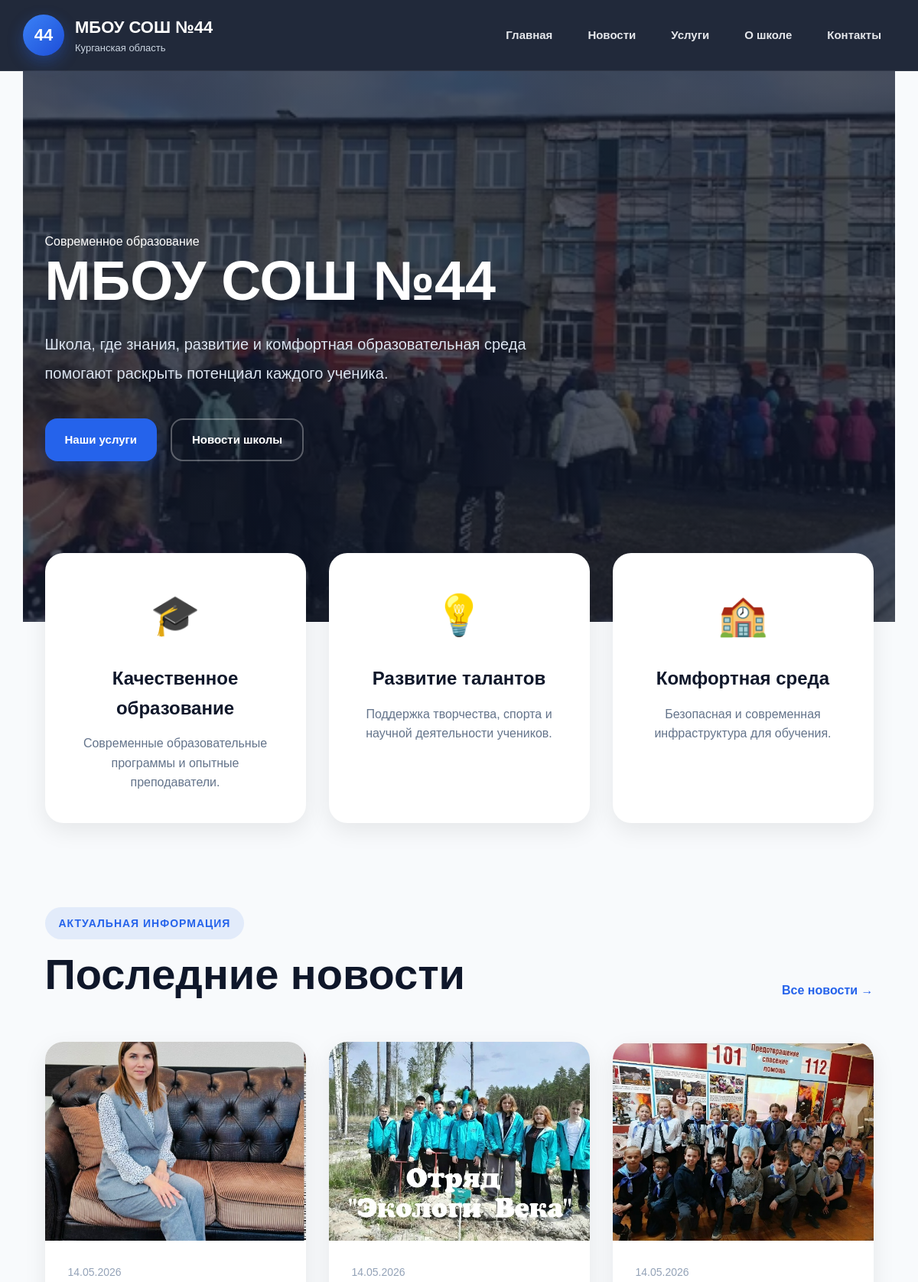
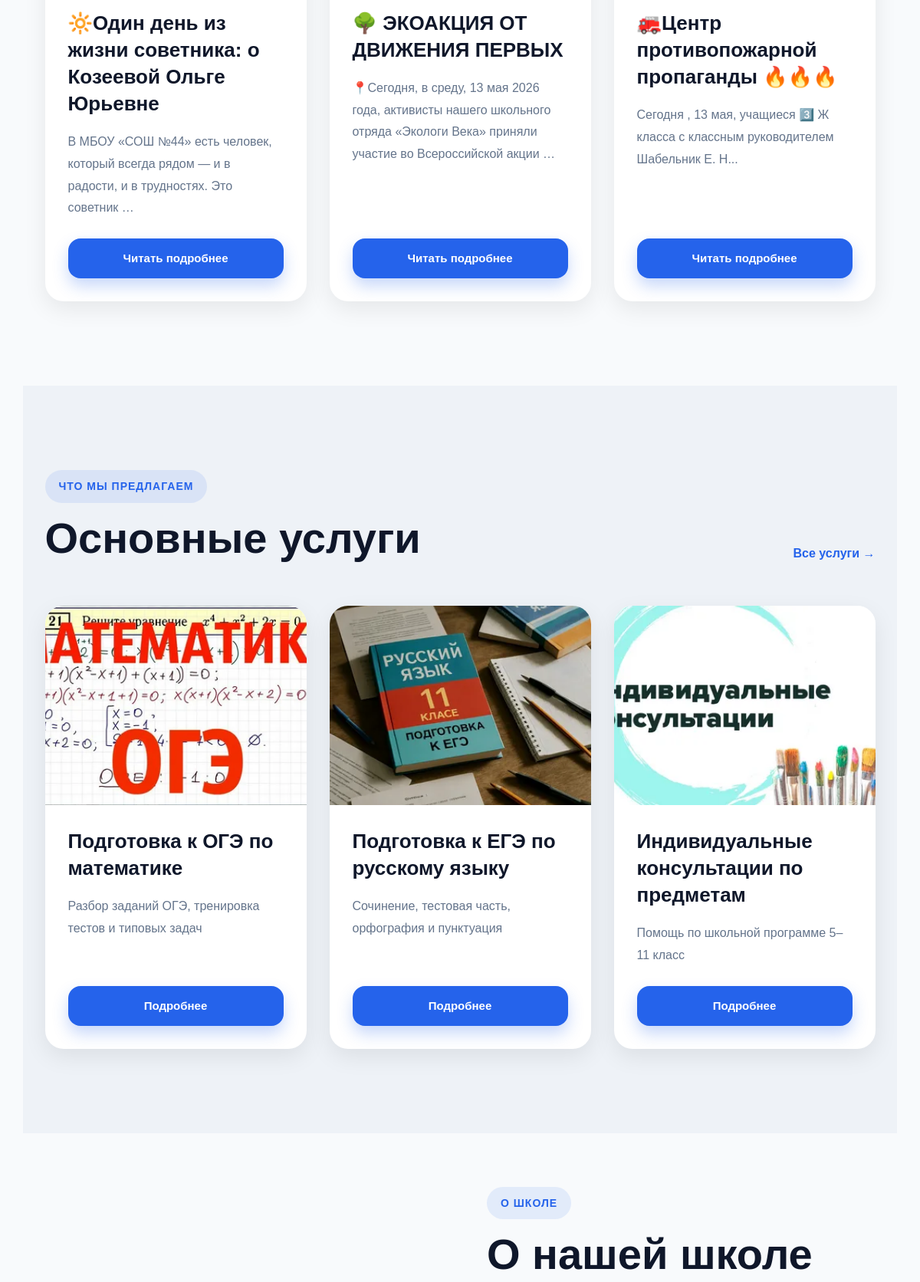
The page / (upper part) on the database its author committed (2 pictures, top to bottom).
### news/models.py (models this page shows, shortened)
class News(models.Model):
    title = models.CharField(max_length=100, db_index=True)
    slug = models.SlugField(max_length=100, unique=True)
    preview_text = models.TextField(blank=True)
    full_text = models.TextField(blank=True)
    image = models.ImageField(upload_to='products/%Y/%m/%d', blank=True)
    created_at = models.DateTimeField(auto_now_add=True)
    class Meta:
        ordering = ('-created_at',)
        verbose_name = "Новость"
        verbose_name_plural = "Новости"

### services/models.py (models this page shows, shortened)
class Service(models.Model):
    category = models.ForeignKey(
        ServiceCategory,
        on_delete=models.CASCADE,
        related_name='services'
    )
    title = models.CharField(max_length=200)
    slug = models.SlugField(blank=True)
    description = models.TextField()
    price = models.DecimalField(max_digits=10, decimal_places=2, default=0)
    duration = models.CharField(max_length=50, default="Не указано")
    image = models.ImageField(upload_to='services/%Y/%m/%d', blank=True)
    class Meta:
        verbose_name = "Услуга"
        verbose_name_plural = "Услуги"

### home/views.py (the view)
# urls.py: path('', views.home, name='home'),
def home(request):
    latest_news = News.objects.order_by('-created_at')[:3]
    main_services = Service.objects.all()[:3]
    company = CompanyInfo.objects.first()
    context = {
        'latest_news': latest_news,
        'main_services': main_services,
        'company': company,
    }
    return render(request, 'main/home/home.html', context)

### home/templates/main/home/home.html (shortened to what this page needs)
{% extends 'main/base.html' %}
{% block content %}
<section class="hero-section">
    <div class="container hero-container">
        <div class="hero-content">
            <span class="hero-badge">
                Современное образование
            </span>
            <h1 class="hero-title">
                МБОУ СОШ №44
            </h1>
            <p class="hero-description">
                Школа, где знания, развитие и комфортная образовательная среда
                помогают раскрыть потенциал каждого ученика.
            </p>
            <div class="hero-actions">
                <a href="{% url 'services:services_list' %}" class="btn hero-btn">
                    Наши услуги
                </a>
                <a href="{% url 'news:news_list' %}" class="btn-outline">
                    Новости школы
                </a>
            </div>
        </div>
    </div>
</section>
<section class="advantages-section">
    <div class="container">
        <div class="advantages-grid">
            <div class="advantage-card">
                <div class="advantage-icon">🎓</div>
                <h3>
                    Качественное образование
                </h3>
                <p>
                    Современные образовательные программы и опытные преподаватели.
                </p>
            </div>
            <div class="advantage-card">
                <div class="advantage-icon">💡</div>
                <h3>
                    Развитие талантов
                </h3>
                <p>
                    Поддержка творчества, спорта и научной деятельности учеников.
                </p>
            </div>
            <div class="advantage-card">
                <div class="advantage-icon">🏫</div>
                <h3>
                    Комфортная среда
                </h3>
                <p>
                    Безопасная и современная инфраструктура для обучения.
                </p>
            </div>
        </div>
    </div>
</section>
<section class="section">
    <div class="container">
        <div class="section-header">
            <div>
                <p class="section-subtitle">
                    Актуальная информация
                </p>
                <h2 class="section-title">
                    Последние новости
                </h2>
            </div>
            <a href="{% url 'news:news_list' %}" class="section-link">
                Все новости →
            </a>
        </div>
        <div class="cards-grid">
            {% for item in latest_news %}
                <article class="card">
                    {% if item.image %}
                        <div class="card-image-wrapper">
                            <img
                                src="{{ item.image.url }}"
                                alt="{{ item.title }}"
                                class="card-image"
                            >
                        </div>
                    {% endif %}
                    <div class="card-body">
                        <span class="card-date">
                            {{ item.created_at|date:"d.m.Y" }}
                        </span>
                        <h3 class="card-title">
                            {{ item.title }}
                        </h3>
                        <p class="card-text">
                            {{ item.preview_text|truncatewords:18 }}
                        </p>
                        <a
                            href="{% url 'news:news_detail' item.id item.slug %}"
                            class="btn"
                        >
                            Читать подробнее
                        </a>
                    </div>
                </article>
            {% endfor %}
        </div>
    </div>
</section>
<section class="section section-gray">
    <div class="container">
        <div class="section-header">
            <div>
                <p class="section-subtitle">
                    Что мы предлагаем
                </p>
                <h2 class="section-title">
                    Основные услуги
                </h2>
            </div>
            <a href="{% url 'services:services_list' %}" class="section-link">
                Все услуги →
            </a>
        </div>
        <div class="cards-grid">
            {% for service in main_services %}
                <article class="card">
                    {% if service.image %}
                        <div class="card-image-wrapper">
                            <img
                                src="{{ service.image.url }}"
                                alt="{{ service.title }}"
                                class="card-image"
                            >
                        </div>
                    {% endif %}
                    <div class="card-body">
                        <h3 class="card-title">
                            {{ service.title }}
                        </h3>
                        <p class="card-text">
                            {{ service.description|truncatewords:20 }}
                        </p>
                        <a
                            href="{% url 'services:service_detail' service.slug %}"
                            class="btn"
                        >
                            Подробнее
                        </a>
                    </div>
                </article>
            {% endfor %}
        </div>
    </div>
</section>
<section class="about-company">
    <div class="container about-wrapper">
        <div class="about-content">
            <p class="section-subtitle">
                О школе
            </p>
            <h2 class="section-title">
                О нашей школе
            </h2>
        </div>
    </div>
</section>
{% endblock %}

### static/css/style.css (style rules this page uses)
*, *::before, *::after { margin: 0; padding: 0; box-sizing: border-box; }
:root { --primary: #2563eb; --primary-dark: #1d4ed8; --secondary: #0f172a; --text: #1e293b; --muted: #64748b; --light: #f8fafc; --white: #ffffff; --border: #e2e8f0; --shadow: 0 10px 30px rgba(0, 0, 0, 0.08); --shadow-hover: 0 18px 45px rgba(0, 0, 0, 0.12); --radius: 24px; --transition: 0.3s ease; }
html { scroll-behavior: smooth; }
body { font-family: Arial, sans-serif; background: var(--light); color: var(--text); line-height: 1.6; }
a { text-decoration: none; color: inherit; transition: var(--transition); }
img { display: block; width: 100%; }
.container { width: min(1200px, 95%); margin: 0 auto; }
.section { padding: 110px 0; }
.section-gray { background: #eef2f7; }
.section-header { display: flex; justify-content: space-between; align-items: flex-end; flex-wrap: wrap; gap: 20px; margin-bottom: 55px; }
.section-subtitle { display: inline-block; margin-bottom: 12px; padding: 10px 18px; border-radius: 999px; background: rgba(37, 99, 235, 0.1); color: var(--primary); text-transform: uppercase; letter-spacing: 1px; font-size: 14px; font-weight: 700; }
.section-title { color: var(--secondary); font-size: clamp(30px, 5vw, 56px); line-height: 1.2; }
.section-link { color: var(--primary); font-weight: 700; }
.btn, .btn-outline, .back-btn { display: inline-flex; align-items: center; justify-content: center; padding: 14px 26px; border-radius: 16px; font-size: 15px; font-weight: 700; transition: var(--transition); }
.btn { background: var(--primary); color: white; box-shadow: 0 10px 20px rgba(37, 99, 235, 0.25); }
.btn-outline { border: 2px solid rgba(255, 255, 255, 0.3); color: white; }
.hero-section { position: relative; min-height: 720px; display: flex; align-items: center; background: linear-gradient( rgba(15, 23, 42, 0.72), rgba(15, 23, 42, 0.72) ), url("../images/hero.webp") center/cover no-repeat; }
.hero-content { max-width: 720px; color: white; }
.hero-title { margin-bottom: 24px; font-size: clamp(36px, 7vw, 72px); line-height: 1.1; font-weight: 800; }
.hero-description { max-width: 650px; margin-bottom: 40px; color: #dbe4f0; font-size: 20px; line-height: 1.9; }
.hero-actions { display: flex; flex-wrap: wrap; gap: 18px; }
.advantages-section { position: relative; z-index: 10; margin-top: -90px; }
.advantages-grid, .cards-grid, .news-grid { display: grid; grid-template-columns: repeat(auto-fit, minmax(320px, 1fr)); gap: 30px; }
.advantage-card, .card, .news-card, .contact-card { background: var(--white); border-radius: var(--radius); box-shadow: var(--shadow); transition: var(--transition); }
.advantage-card { padding: 40px 30px; text-align: center; }
.advantage-icon { margin-bottom: 22px; font-size: 52px; }
.advantage-card h3 { margin-bottom: 14px; color: var(--secondary); font-size: 24px; }
.advantage-card p { color: var(--muted); }
.card, .news-card { overflow: hidden; display: flex; flex-direction: column; }
.card-image-wrapper, .news-image-wrapper, .detail-image-wrapper { overflow: hidden; }
.card-image, .news-image, .detail-image { object-fit: cover; transition: 0.45s ease; }
.card-image, .news-image { height: 260px; }
.card-body, .news-content { padding: 30px; display: flex; flex-direction: column; flex-grow: 1; }
.card-date, .card-meta, .publish-date { margin-bottom: 14px; color: #94a3b8; font-size: 14px; }
.card-title, .news-title { margin-bottom: 18px; color: var(--secondary); font-size: 26px; line-height: 1.35; }
.card-text, .news-preview { margin-bottom: 25px; color: var(--muted); line-height: 1.8; flex-grow: 1; }
.about-page-wrapper, .about-wrapper { display: grid; grid-template-columns: 1fr 1fr; gap: 70px; align-items: center; margin-bottom: 70px; margin-top: 70px; }

### rows shown on the page
News: image (picture), created_at "14.05.2026", title "🔆Один день из жизни советника: о Козеевой Ольге Юрьевне", preview_text "В МБОУ «СОШ №44» есть человек, который всегда рядом — и в радости, и в трудностях. Это советник …"
News: image (picture), created_at "14.05.2026", title "🌳 ЭКОАКЦИЯ ОТ ДВИЖЕНИЯ ПЕРВЫХ", preview_text "📍Сегодня, в среду, 13 мая 2026 года, активисты нашего школьного отряда «Экологи Века» приняли участие во Всероссийской акции …"
News: image (picture), created_at "14.05.2026", title "🚒Центр противопожарной пропаганды 🔥🔥🔥", preview_text "Сегодня , 13 мая, учащиеся 3️⃣ Ж класса с классным руководителем Шабельник Е. Н..."
Service: image (picture), title "Подготовка к ОГЭ по математике", description "Разбор заданий ОГЭ, тренировка тестов и типовых задач"
Service: image (picture), title "Подготовка к ЕГЭ по русскому языку", description "Сочинение, тестовая часть, орфография и пунктуация"
Service: image (picture), title "Индивидуальные консультации по предметам", description "Помощь по школьной программе 5–11 класс"
